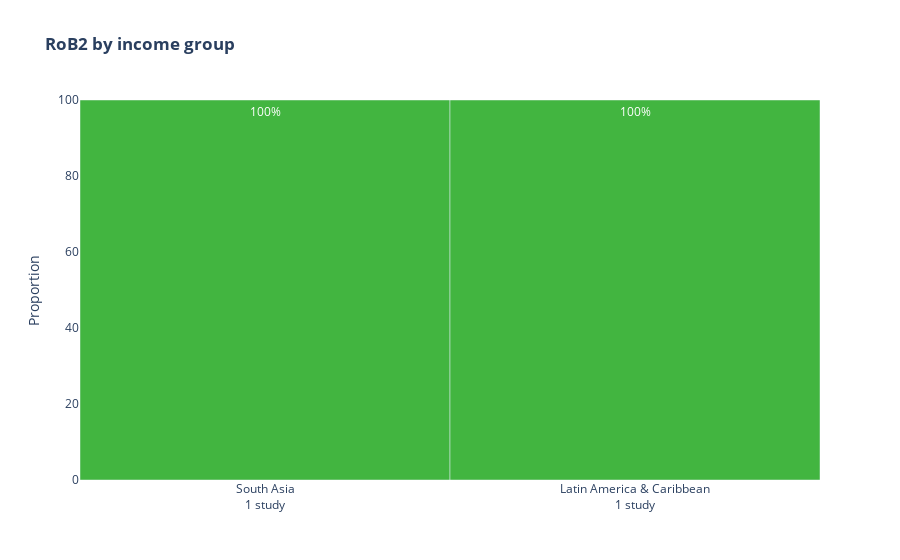

Here is the notebook cell this chart was saved with:
### Markdown cell above
The code below aims to visualize the proportion of studies classified under the "Low" overall judgment based on their region and using the RoB 2 assessment tool.

### Code cell
# Merging df_studies with a filtered version of df_rob based on the 'IID' column
# After merging, 'IID', 'ROB_tool', 'Domain6', and 'Domain7' columns are dropped
# Finally, counting occurrences of each 'Region' and getting the list of regions
labels = list(df_studies[['IID', 'First_author', 'Year_of_publication', 'Region']].merge(
    df_rob[df_rob.ROB_tool=='RoB 2'].drop(['ROB_tool', 'Domain6', 'Domain7'], axis=1),
    on='IID'
).drop('IID', axis=1).Region.value_counts().index)

# Following a similar merging process as the labels,
# but this time, counting occurrences of each 'Region' and converting to numpy array
widths = df_studies[['IID', 'First_author', 'Year_of_publication', 'Region']].merge(
    df_rob[df_rob.ROB_tool=='RoB 2'].drop(['ROB_tool', 'Domain6', 'Domain7'], axis=1),
    on='IID'
).drop('IID', axis=1).Region.value_counts().to_numpy()

# Merging the dataframes and filtering as before, but with additional steps:
# 1. Dropping 'First_author' and 'Year_of_publication' columns
# 2. Grouping by 'Region' and counting the normalized occurrences of 'Overall_judgement'
# 3. Multiplying by 100, rounding to 1 decimal, and unstacking the data 
# 4. Finally, filtering for 'Low' judgement and converting to dictionary
data = df_studies[['IID', 'First_author', 'Year_of_publication', 'Region']].merge(
    df_rob[df_rob.ROB_tool=='RoB 2'].drop(['ROB_tool', 'Domain6', 'Domain7'], axis=1),
    on='IID'
).drop('IID', axis=1).drop(
    ['First_author', 'Year_of_publication'],
    axis=1
).groupby('Region')['Overall_judgement'].value_counts(normalize=True).mul(100).round(1).unstack().reindex(labels)[
    ['Low']
].to_dict(orient='list')

# Defining a nontransparent color palette
colors = ['rgb(66, 181, 64)']

# Initialize a new plotly figure
figs2b = go.Figure()

# Iterate over each key in the data dictionary to add bar traces to the figure
for key in data:
    figs2b.add_trace(go.Bar(
        name=key,                                # Setting the bar name to the current key
        y=data[key],                             # Y-values from the data dictionary
        x=np.cumsum(widths)-widths,              # X-values as the cumulative sum of widths adjusted by widths
        width=widths,                            # Setting the width of the bars
        offset=0,                                # Offset for positioning the bars
        customdata=np.transpose([labels, widths*data[key]]),  # Custom data for hover information
        texttemplate="%{y:.0f}%",                # Template for text displayed inside the bar
        textposition="inside",                   
        textangle=0,                             
        textfont_color="white",                  
        hovertemplate="<br>".join([              # Template for hover information
            "label: %{customdata[0]}",
            "width: %{width}",
            "height: %{y}",
            "area: %{customdata[1]}",
        ]),
        marker_color=colors*2                    
    ))

# Update x-axis properties
figs2b.update_xaxes(
    tickvals = np.cumsum(widths)-widths/2,      # Define tick positions
    ticktext = ["%s<br>%d study" % (l, w) for l, w in zip(labels, widths)]  # Label text with associated study count
)

# Set x-axis range based on the total width and y-axis range from 0 to 100 with a title
figs2b.update_xaxes(range=[0,widths.sum()])
figs2b.update_yaxes(range=[0,100], title_text="Proportion")

# Update overall layout of the figure including title and bar display mode
figs2b.update_layout(
    title_text="<b>RoB2 by income group</b>",   # Set the title text of the figure
    barmode="stack",                            # Bars will be displayed in stacked mode
    uniformtext=dict(mode="hide", minsize=10),  # Text configuration for consistent size
)


# Define configuration for the plot resolution and export options
config = {
    'toImageButtonOptions': {
        'format': 'png',      # Define the export format, can be one of png, svg, jpeg, webp
        'filename': 'figs2b', # Name of the exported file
        'scale': 6            # Factor to multiply title, legend, axis, and canvas sizes by when exporting
    }
}

figs2b.show(config=config)

### Figure 1 — Plotly figure (JSON) as saved in the notebook; plotly's stock layout.template omitted (floating-point values rounded to 4 significant figures)
{"data": [{"customdata": [["South Asia", "100.0"], ["Latin America & Caribbean", "100.0"]], "hovertemplate": "label: %{customdata[0]}<br>width: %{width}<br>height: %{y}<br>area: %{customdata[1]}", "marker": {"color": ["rgb(66, 181, 64)", "rgb(66, 181, 64)"]}, "name": "Low", "offset": 0, "textangle": 0, "textfont": {"color": "white"}, "textposition": "inside", "texttemplate": "%{y:.0f}%", "type": "bar", "width": [1, 1], "x": [0, 1], "y": [100, 100]}], "layout": {"barmode": "stack", "title": {"text": "<b>RoB2 by income group</b>"}, "uniformtext": {"minsize": 10, "mode": "hide"}, "xaxis": {"range": [0, 2], "ticktext": ["South Asia<br>1 study", "Latin America & Caribbean<br>1 study"], "tickvals": [0.5, 1.5]}, "yaxis": {"range": [0, 100], "title": {"text": "Proportion"}}}}
